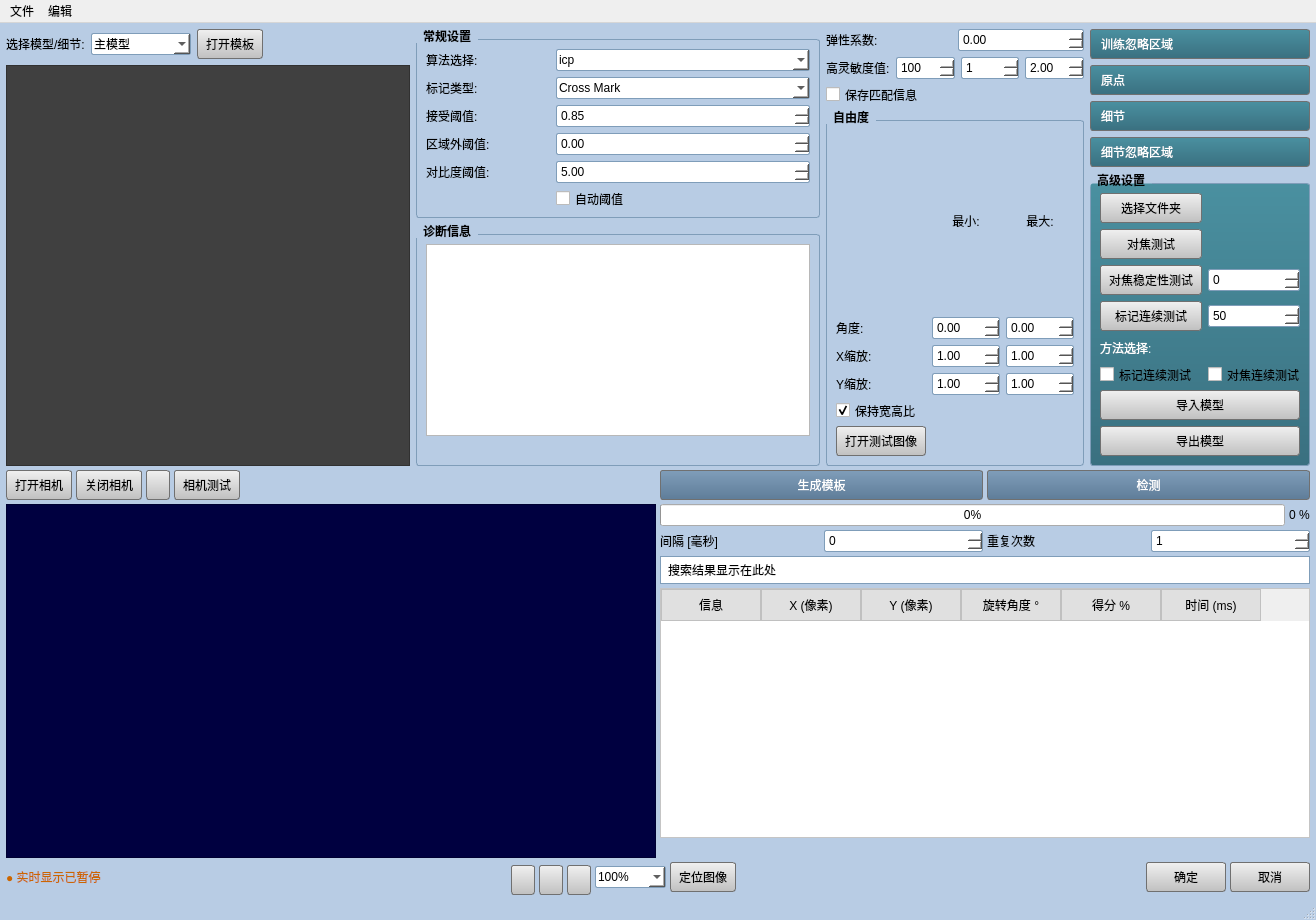
<?xml version="1.0" encoding="UTF-8"?>
<ui version="4.0">
 <class>MainWindow</class>
 <widget class="QMainWindow" name="MainWindow">
  <property name="geometry">
   <rect>
    <x>0</x>
    <y>0</y>
    <width>1316</width>
    <height>920</height>
   </rect>
  </property>
  <property name="windowTitle">
   <string>模板定位训练</string>
  </property>
  <property name="styleSheet">
   <string notr="true">QMainWindow {
    background-color: #b8cce4;
}
QGroupBox {
    background-color: #b8cce4;
    border: 1px solid #7f9db9;
    border-radius: 3px;
    margin-top: 10px;
    font-weight: bold;
}
QGroupBox::title {
    subcontrol-origin: margin;
    subcontrol-position: top left;
    padding: 0 5px;
    color: #000000;
}
QPushButton {
    background-color: qlineargradient(x1:0, y1:0, x2:0, y2:1, stop:0 #f0f0f0, stop:1 #c0c0c0);
    border: 1px solid #707070;
    border-radius: 3px;
    padding: 4px 8px;
    min-height: 20px;
}
QPushButton:hover {
    background-color: qlineargradient(x1:0, y1:0, x2:0, y2:1, stop:0 #e0e0e0, stop:1 #b0b0b0);
}
QPushButton:pressed {
    background-color: qlineargradient(x1:0, y1:0, x2:0, y2:1, stop:0 #c0c0c0, stop:1 #a0a0a0);
}
QPushButton#pushButton_5, QPushButton#pushButton_2 {
    background-color: qlineargradient(x1:0, y1:0, x2:0, y2:1, stop:0 #7f9db9, stop:1 #5f7d99);
    color: white;
}
QLineEdit, QSpinBox, QDoubleSpinBox, QComboBox {
    background-color: white;
    border: 1px solid #7f9db9;
    border-radius: 2px;
    padding: 2px;
}
QCheckBox {
    spacing: 5px;
}
QSlider::groove:horizontal {
    border: 1px solid #999999;
    height: 8px;
    background: #b8cce4;
    margin: 2px 0;
    border-radius: 4px;
}
QSlider::handle:horizontal {
    background: qlineargradient(x1:0, y1:0, x2:0, y2:1, stop:0 #5c8a8a, stop:1 #3a6a6a);
    border: 1px solid #3a6a6a;
    width: 14px;
    margin: -4px 0;
    border-radius: 7px;
}
QTableWidget {
    background-color: white;
    gridline-color: #c0c0c0;
}
QTableWidget::item {
    padding: 2px;
}
QHeaderView::section {
    background-color: #e0e0e0;
    border: 1px solid #c0c0c0;
    padding: 4px;
}
</string>
  </property>
  <widget class="QWidget" name="centralwidget">
   <layout class="QVBoxLayout" name="mainVerticalLayout">
    <property name="spacing">
     <number>4</number>
    </property>
    <property name="leftMargin">
     <number>6</number>
    </property>
    <property name="topMargin">
     <number>6</number>
    </property>
    <property name="rightMargin">
     <number>6</number>
    </property>
    <property name="bottomMargin">
     <number>6</number>
    </property>
    <item>
     <layout class="QHBoxLayout" name="topLayout">
      <property name="spacing">
       <number>6</number>
      </property>
      <item>
       <layout class="QVBoxLayout" name="leftPanelLayout">
        <item>
         <layout class="QHBoxLayout" name="modelSelectLayout">
          <item>
           <widget class="QLabel" name="label">
            <property name="text">
             <string>选择模型/细节:</string>
            </property>
           </widget>
          </item>
          <item>
           <widget class="QComboBox" name="comboBox_model">
            <property name="minimumSize">
             <size>
              <width>100</width>
              <height>0</height>
             </size>
            </property>
            <item>
             <property name="text">
              <string>主模型</string>
             </property>
            </item>
           </widget>
          </item>
          <item>
           <widget class="QPushButton" name="pushButton_3">
            <property name="text">
             <string>打开模板</string>
            </property>
           </widget>
          </item>
          <item>
           <spacer name="horizontalSpacer_model">
            <property name="orientation">
             <enum>Qt::Horizontal</enum>
            </property>
            <property name="sizeHint" stdset="0">
             <size>
              <width>40</width>
              <height>20</height>
             </size>
            </property>
           </spacer>
          </item>
         </layout>
        </item>
        <item>
         <widget class="SelectableGraphicsView" name="graphicsView">
          <property name="minimumSize">
           <size>
            <width>280</width>
            <height>280</height>
           </size>
          </property>
          <property name="styleSheet">
           <string notr="true">background-color: #404040;</string>
          </property>
         </widget>
        </item>
       </layout>
      </item>
      <item>
       <layout class="QVBoxLayout" name="centerPanelLayout">
        <item>
         <widget class="QGroupBox" name="groupBox">
          <property name="title">
           <string>常规设置</string>
          </property>
          <layout class="QGridLayout" name="gridLayout">
           <item row="2" column="1" colspan="2">
            <widget class="QDoubleSpinBox" name="spinBox_acceptThreshold">
             <property name="maximum">
              <double>1.000000000000000</double>
             </property>
             <property name="singleStep">
              <double>0.010000000000000</double>
             </property>
             <property name="value">
              <double>0.850000000000000</double>
             </property>
            </widget>
           </item>
           <item row="0" column="1" colspan="2">
            <widget class="QComboBox" name="comboBox_algorithm">
             <item>
              <property name="text">
               <string>icp</string>
              </property>
             </item>
             <item>
              <property name="text">
               <string>梯度法</string>
              </property>
             </item>
            </widget>
           </item>
           <item row="3" column="0">
            <widget class="QLabel" name="label_5">
             <property name="text">
              <string>区域外阈值:</string>
             </property>
            </widget>
           </item>
           <item row="4" column="0">
            <widget class="QLabel" name="label_6">
             <property name="text">
              <string>对比度阈值:</string>
             </property>
            </widget>
           </item>
           <item row="3" column="1" colspan="2">
            <widget class="QDoubleSpinBox" name="spinBox_outsideThreshold">
             <property name="maximum">
              <double>1.000000000000000</double>
             </property>
             <property name="value">
              <double>0.000000000000000</double>
             </property>
            </widget>
           </item>
           <item row="4" column="1" colspan="2">
            <widget class="QDoubleSpinBox" name="spinBox_contrastThreshold">
             <property name="maximum">
              <double>100.000000000000000</double>
             </property>
             <property name="value">
              <double>5.000000000000000</double>
             </property>
            </widget>
           </item>
           <item row="0" column="0">
            <widget class="QLabel" name="label_2">
             <property name="text">
              <string>算法选择:</string>
             </property>
            </widget>
           </item>
           <item row="1" column="0">
            <widget class="QLabel" name="label_3">
             <property name="text">
              <string>标记类型:</string>
             </property>
            </widget>
           </item>
           <item row="1" column="1" colspan="2">
            <widget class="QComboBox" name="comboBox_symmetry">
             <item>
              <property name="text">
               <string>Cross Mark</string>
              </property>
             </item>
             <item>
              <property name="text">
               <string>Bar-in-Bar</string>
              </property>
             </item>
             <item>
              <property name="text">
               <string>Box-in-Box </string>
              </property>
             </item>
             <item>
              <property name="text">
               <string>Frame-in-Frame</string>
              </property>
             </item>
             <item>
              <property name="text">
               <string>AIM</string>
              </property>
             </item>
            </widget>
           </item>
           <item row="2" column="0">
            <widget class="QLabel" name="label_4">
             <property name="text">
              <string>接受阈值:</string>
             </property>
            </widget>
           </item>
           <item row="5" column="1">
            <widget class="QCheckBox" name="checkBox_2">
             <property name="text">
              <string>自动阈值</string>
             </property>
            </widget>
           </item>
          </layout>
         </widget>
        </item>
        <item>
         <widget class="QGroupBox" name="groupBox_diagnostic">
          <property name="title">
           <string>诊断信息</string>
          </property>
          <layout class="QVBoxLayout" name="verticalLayout_diag">
           <item>
            <widget class="QListView" name="listView_log"/>
           </item>
           <item>
            <widget class="QLabel" name="listView_log0">
             <property name="styleSheet">
              <string notr="true">color: #0066cc;</string>
             </property>
             <property name="text">
              <string/>
             </property>
             <property name="wordWrap">
              <bool>true</bool>
             </property>
            </widget>
           </item>
          </layout>
         </widget>
        </item>
       </layout>
      </item>
      <item>
       <layout class="QVBoxLayout" name="middleCenterLayout">
        <item>
         <layout class="QHBoxLayout" name="elasticityLayout">
          <item>
           <widget class="QLabel" name="label_7">
            <property name="text">
             <string>弹性系数:</string>
            </property>
           </widget>
          </item>
          <item>
           <widget class="QDoubleSpinBox" name="spinBox_elasticity">
            <property name="value">
             <double>0.000000000000000</double>
            </property>
           </widget>
          </item>
         </layout>
        </item>
        <item>
         <layout class="QHBoxLayout" name="sensitivityLayout">
          <item>
           <widget class="QLabel" name="label_8">
            <property name="text">
             <string>高灵敏度值:</string>
            </property>
           </widget>
          </item>
          <item>
           <widget class="QSpinBox" name="lineEdit_6">
            <property name="maximum">
             <number>200</number>
            </property>
            <property name="value">
             <number>100</number>
            </property>
           </widget>
          </item>
          <item>
           <widget class="QSpinBox" name="lineEdit_5">
            <property name="maximum">
             <number>10</number>
            </property>
            <property name="value">
             <number>1</number>
            </property>
           </widget>
          </item>
          <item>
           <widget class="QDoubleSpinBox" name="spinBox_sensitivity">
            <property name="value">
             <double>2.000000000000000</double>
            </property>
           </widget>
          </item>
         </layout>
        </item>
        <item>
         <widget class="QCheckBox" name="checkBox_saveMatchInfo">
          <property name="text">
           <string>保存匹配信息</string>
          </property>
         </widget>
        </item>
        <item>
         <widget class="QGroupBox" name="groupBox_2">
          <property name="title">
           <string>自由度</string>
          </property>
          <layout class="QGridLayout" name="gridLayout_2">
           <item row="3" column="2">
            <widget class="QDoubleSpinBox" name="spinBox_scaleYHigh">
             <property name="minimum">
              <double>0.100000000000000</double>
             </property>
             <property name="maximum">
              <double>10.000000000000000</double>
             </property>
             <property name="singleStep">
              <double>0.100000000000000</double>
             </property>
             <property name="value">
              <double>1.000000000000000</double>
             </property>
            </widget>
           </item>
           <item row="0" column="2">
            <widget class="QLabel" name="label_10">
             <property name="text">
              <string>最大:</string>
             </property>
             <property name="alignment">
              <set>Qt::AlignCenter</set>
             </property>
            </widget>
           </item>
           <item row="4" column="0" colspan="3">
            <widget class="QCheckBox" name="checkBox_keepAspect">
             <property name="text">
              <string>保持宽高比</string>
             </property>
             <property name="checked">
              <bool>true</bool>
             </property>
            </widget>
           </item>
           <item row="1" column="2">
            <widget class="QDoubleSpinBox" name="spinBox_angleHigh">
             <property name="minimum">
              <double>-180.000000000000000</double>
             </property>
             <property name="maximum">
              <double>180.000000000000000</double>
             </property>
             <property name="value">
              <double>0.000000000000000</double>
             </property>
            </widget>
           </item>
           <item row="1" column="0">
            <widget class="QLabel" name="label_11">
             <property name="text">
              <string>角度:</string>
             </property>
            </widget>
           </item>
           <item row="2" column="0">
            <widget class="QLabel" name="label_12">
             <property name="text">
              <string>X缩放:</string>
             </property>
            </widget>
           </item>
           <item row="2" column="1">
            <widget class="QDoubleSpinBox" name="spinBox_scaleXLow">
             <property name="minimum">
              <double>0.100000000000000</double>
             </property>
             <property name="maximum">
              <double>10.000000000000000</double>
             </property>
             <property name="singleStep">
              <double>0.100000000000000</double>
             </property>
             <property name="value">
              <double>1.000000000000000</double>
             </property>
            </widget>
           </item>
           <item row="3" column="0">
            <widget class="QLabel" name="label_13">
             <property name="text">
              <string>Y缩放:</string>
             </property>
            </widget>
           </item>
           <item row="3" column="1">
            <widget class="QDoubleSpinBox" name="spinBox_scaleYLow">
             <property name="minimum">
              <double>0.100000000000000</double>
             </property>
             <property name="maximum">
              <double>10.000000000000000</double>
             </property>
             <property name="singleStep">
              <double>0.100000000000000</double>
             </property>
             <property name="value">
              <double>1.000000000000000</double>
             </property>
            </widget>
           </item>
           <item row="1" column="1">
            <widget class="QDoubleSpinBox" name="spinBox_angleLow">
             <property name="minimum">
              <double>-180.000000000000000</double>
             </property>
             <property name="maximum">
              <double>180.000000000000000</double>
             </property>
             <property name="value">
              <double>0.000000000000000</double>
             </property>
            </widget>
           </item>
           <item row="2" column="2">
            <widget class="QDoubleSpinBox" name="spinBox_scaleXHigh">
             <property name="minimum">
              <double>0.100000000000000</double>
             </property>
             <property name="maximum">
              <double>10.000000000000000</double>
             </property>
             <property name="singleStep">
              <double>0.100000000000000</double>
             </property>
             <property name="value">
              <double>1.000000000000000</double>
             </property>
            </widget>
           </item>
           <item row="0" column="1">
            <widget class="QLabel" name="label_9">
             <property name="text">
              <string>最小:</string>
             </property>
             <property name="alignment">
              <set>Qt::AlignCenter</set>
             </property>
            </widget>
           </item>
           <item row="5" column="0">
            <widget class="QPushButton" name="pushButton_8">
             <property name="text">
              <string>打开测试图像</string>
             </property>
             <property name="icon">
              <iconset theme="applications-graphics">
               <normaloff>.</normaloff>.</iconset>
             </property>
            </widget>
           </item>
          </layout>
         </widget>
        </item>
       </layout>
      </item>
      <item>
       <layout class="QVBoxLayout" name="grainLimitsLayout"/>
      </item>
      <item>
       <layout class="QVBoxLayout" name="rightPanelLayout">
        <item>
         <widget class="QPushButton" name="pushButton_trainDontCare">
          <property name="styleSheet">
           <string notr="true">background-color: qlineargradient(x1:0, y1:0, x2:0, y2:1, stop:0 #4a90a0, stop:1 #3a7080); color: white; text-align: left; padding-left: 10px;</string>
          </property>
          <property name="text">
           <string>训练忽略区域</string>
          </property>
         </widget>
        </item>
        <item>
         <widget class="QPushButton" name="pushButton_origin">
          <property name="styleSheet">
           <string notr="true">background-color: qlineargradient(x1:0, y1:0, x2:0, y2:1, stop:0 #4a90a0, stop:1 #3a7080); color: white; text-align: left; padding-left: 10px;</string>
          </property>
          <property name="text">
           <string>原点</string>
          </property>
         </widget>
        </item>
        <item>
         <widget class="QPushButton" name="pushButton_details">
          <property name="styleSheet">
           <string notr="true">background-color: qlineargradient(x1:0, y1:0, x2:0, y2:1, stop:0 #4a90a0, stop:1 #3a7080); color: white; text-align: left; padding-left: 10px;</string>
          </property>
          <property name="text">
           <string>细节</string>
          </property>
         </widget>
        </item>
        <item>
         <widget class="QPushButton" name="pushButton_detailsDontCare">
          <property name="styleSheet">
           <string notr="true">background-color: qlineargradient(x1:0, y1:0, x2:0, y2:1, stop:0 #4a90a0, stop:1 #3a7080); color: white; text-align: left; padding-left: 10px;</string>
          </property>
          <property name="text">
           <string>细节忽略区域</string>
          </property>
         </widget>
        </item>
        <item>
         <widget class="QGroupBox" name="groupBox_5">
          <property name="styleSheet">
           <string notr="true">QGroupBox { background-color: qlineargradient(x1:0, y1:0, x2:0, y2:1, stop:0 #4a90a0, stop:1 #3a7080); color: white; }
QGroupBox::title { color: black; }</string>
          </property>
          <property name="title">
           <string>高级设置</string>
          </property>
          <layout class="QGridLayout" name="gridLayout_5">
           <item row="3" column="0">
            <widget class="QPushButton" name="pushButton_11">
             <property name="text">
              <string>标记连续测试</string>
             </property>
            </widget>
           </item>
           <item row="5" column="0">
            <widget class="QCheckBox" name="checkBox">
             <property name="text">
              <string>标记连续测试</string>
             </property>
             <property name="checked">
              <bool>false</bool>
             </property>
            </widget>
           </item>
           <item row="2" column="1">
            <widget class="QSpinBox" name="lineEdit_11"/>
           </item>
           <item row="0" column="0">
            <widget class="QPushButton" name="pushButton_4">
             <property name="text">
              <string>选择文件夹</string>
             </property>
            </widget>
           </item>
           <item row="4" column="0">
            <widget class="QLabel" name="label_radius">
             <property name="styleSheet">
              <string notr="true">color: white;</string>
             </property>
             <property name="text">
              <string>方法选择:</string>
             </property>
            </widget>
           </item>
           <item row="2" column="0">
            <widget class="QPushButton" name="pushButton_10">
             <property name="text">
              <string>对焦稳定性测试</string>
             </property>
            </widget>
           </item>
           <item row="3" column="1">
            <widget class="QSpinBox" name="lineEdit_8">
             <property name="maximum">
              <number>200</number>
             </property>
             <property name="value">
              <number>50</number>
             </property>
            </widget>
           </item>
           <item row="1" column="0">
            <widget class="QPushButton" name="pushButton_9">
             <property name="text">
              <string>对焦测试</string>
             </property>
            </widget>
           </item>
           <item row="5" column="1">
            <widget class="QCheckBox" name="checkBox_3">
             <property name="text">
              <string>对焦连续测试</string>
             </property>
             <property name="checked">
              <bool>false</bool>
             </property>
            </widget>
           </item>
           <item row="6" column="0" colspan="2">
            <widget class="QPushButton" name="pushButton_14">
             <property name="text">
              <string>导入模型</string>
             </property>
            </widget>
           </item>
           <item row="7" column="0" colspan="2">
            <widget class="QPushButton" name="pushButton_15">
             <property name="text">
              <string>导出模型</string>
             </property>
            </widget>
           </item>
          </layout>
         </widget>
        </item>
       </layout>
      </item>
     </layout>
    </item>
    <item>
     <layout class="QHBoxLayout" name="bottomLayout">
      <item>
       <layout class="QVBoxLayout" name="bottomLeftLayout">
        <item>
         <layout class="QHBoxLayout" name="toolbarLayout">
          <item>
           <widget class="QPushButton" name="pushButton_tool1">
            <property name="text">
             <string>打开相机</string>
            </property>
           </widget>
          </item>
          <item>
           <widget class="QPushButton" name="pushButton_tool2">
            <property name="text">
             <string>关闭相机</string>
            </property>
           </widget>
          </item>
          <item>
           <widget class="QPushButton" name="pushButton_6">
            <property name="maximumSize">
             <size>
              <width>24</width>
              <height>30</height>
             </size>
            </property>
            <property name="text">
             <string/>
            </property>
            <property name="icon">
             <iconset theme="media-floppy">
              <normaloff>.</normaloff>.</iconset>
            </property>
           </widget>
          </item>
          <item>
           <widget class="QPushButton" name="pushButton_7">
            <property name="text">
             <string>相机测试</string>
            </property>
           </widget>
          </item>
          <item>
           <spacer name="horizontalSpacer_toolbar">
            <property name="orientation">
             <enum>Qt::Horizontal</enum>
            </property>
            <property name="sizeHint" stdset="0">
             <size>
              <width>40</width>
              <height>20</height>
             </size>
            </property>
           </spacer>
          </item>
         </layout>
        </item>
        <item>
         <widget class="SelectableGraphicsView" name="graphicsView_2">
          <property name="minimumSize">
           <size>
            <width>400</width>
            <height>300</height>
           </size>
          </property>
          <property name="styleSheet">
           <string notr="true">background-color: #000040;</string>
          </property>
         </widget>
        </item>
       </layout>
      </item>
      <item>
       <layout class="QVBoxLayout" name="bottomCenterLayout">
        <item>
         <layout class="QHBoxLayout" name="searchButtonLayout">
          <item>
           <widget class="QPushButton" name="pushButton_5">
            <property name="minimumSize">
             <size>
              <width>100</width>
              <height>30</height>
             </size>
            </property>
            <property name="text">
             <string>生成模板</string>
            </property>
           </widget>
          </item>
          <item>
           <widget class="QPushButton" name="pushButton_2">
            <property name="minimumSize">
             <size>
              <width>120</width>
              <height>30</height>
             </size>
            </property>
            <property name="text">
             <string>检测</string>
            </property>
           </widget>
          </item>
         </layout>
        </item>
        <item>
         <layout class="QHBoxLayout" name="progressLayout">
          <item>
           <widget class="QProgressBar" name="progressBar">
            <property name="value">
             <number>0</number>
            </property>
           </widget>
          </item>
          <item>
           <widget class="QLabel" name="label_percent">
            <property name="text">
             <string>0 %</string>
            </property>
           </widget>
          </item>
         </layout>
        </item>
        <item>
         <layout class="QHBoxLayout" name="intervalLayout">
          <item>
           <widget class="QLabel" name="label_interval">
            <property name="text">
             <string>间隔 [毫秒]</string>
            </property>
           </widget>
          </item>
          <item>
           <widget class="QSpinBox" name="lineEdit_3">
            <property name="maximum">
             <number>10000</number>
            </property>
            <property name="value">
             <number>0</number>
            </property>
           </widget>
          </item>
          <item>
           <widget class="QLabel" name="label_repeatings">
            <property name="text">
             <string>重复次数</string>
            </property>
           </widget>
          </item>
          <item>
           <widget class="QSpinBox" name="lineEdit_4">
            <property name="minimum">
             <number>1</number>
            </property>
            <property name="maximum">
             <number>1000</number>
            </property>
            <property name="value">
             <number>1</number>
            </property>
           </widget>
          </item>
         </layout>
        </item>
        <item>
         <widget class="QLabel" name="label_searchResult">
          <property name="styleSheet">
           <string notr="true">background-color: white; border: 1px solid #7f9db9; padding: 4px;</string>
          </property>
          <property name="text">
           <string>搜索结果显示在此处</string>
          </property>
         </widget>
        </item>
        <item>
         <widget class="QTableWidget" name="tableWidget_results">
          <property name="minimumSize">
           <size>
            <width>0</width>
            <height>150</height>
           </size>
          </property>
          <column>
           <property name="text">
            <string>信息</string>
           </property>
          </column>
          <column>
           <property name="text">
            <string>X (像素)</string>
           </property>
          </column>
          <column>
           <property name="text">
            <string>Y (像素)</string>
           </property>
          </column>
          <column>
           <property name="text">
            <string>旋转角度 °</string>
           </property>
          </column>
          <column>
           <property name="text">
            <string>得分 %</string>
           </property>
          </column>
          <column>
           <property name="text">
            <string>时间 (ms)</string>
           </property>
          </column>
         </widget>
        </item>
        <item>
         <layout class="QHBoxLayout" name="resultButtonLayout">
          <item>
           <spacer name="horizontalSpacer_result">
            <property name="orientation">
             <enum>Qt::Horizontal</enum>
            </property>
            <property name="sizeHint" stdset="0">
             <size>
              <width>40</width>
              <height>20</height>
             </size>
            </property>
           </spacer>
          </item>
         </layout>
        </item>
       </layout>
      </item>
     </layout>
    </item>
    <item>
     <layout class="QHBoxLayout" name="statusLayout">
      <item>
       <widget class="QLabel" name="label_liveDisplay">
        <property name="styleSheet">
         <string notr="true">color: #cc6600;</string>
        </property>
        <property name="text">
         <string>● 实时显示已暂停</string>
        </property>
       </widget>
      </item>
      <item>
       <spacer name="horizontalSpacer_status1">
        <property name="orientation">
         <enum>Qt::Horizontal</enum>
        </property>
        <property name="sizeHint" stdset="0">
         <size>
          <width>40</width>
          <height>20</height>
         </size>
        </property>
       </spacer>
      </item>
      <item>
       <widget class="QPushButton" name="pushButton_zoomIn">
        <property name="maximumSize">
         <size>
          <width>24</width>
          <height>24</height>
         </size>
        </property>
        <property name="text">
         <string/>
        </property>
        <property name="icon">
         <iconset theme="zoom-in">
          <normaloff>.</normaloff>.</iconset>
        </property>
       </widget>
      </item>
      <item>
       <widget class="QPushButton" name="pushButton_zoomOut">
        <property name="maximumSize">
         <size>
          <width>24</width>
          <height>24</height>
         </size>
        </property>
        <property name="text">
         <string/>
        </property>
        <property name="icon">
         <iconset theme="zoom-out">
          <normaloff>.</normaloff>.</iconset>
        </property>
       </widget>
      </item>
      <item>
       <widget class="QPushButton" name="pushButton_zoomFit">
        <property name="maximumSize">
         <size>
          <width>24</width>
          <height>24</height>
         </size>
        </property>
        <property name="text">
         <string/>
        </property>
        <property name="icon">
         <iconset theme="zoom-fit-best">
          <normaloff>.</normaloff>.</iconset>
        </property>
       </widget>
      </item>
      <item>
       <widget class="QComboBox" name="comboBox_zoom">
        <property name="minimumSize">
         <size>
          <width>70</width>
          <height>0</height>
         </size>
        </property>
        <item>
         <property name="text">
          <string>100%</string>
         </property>
        </item>
        <item>
         <property name="text">
          <string>50%</string>
         </property>
        </item>
        <item>
         <property name="text">
          <string>200%</string>
         </property>
        </item>
        <item>
         <property name="text">
          <string>适应窗口</string>
         </property>
        </item>
       </widget>
      </item>
      <item>
       <widget class="QPushButton" name="pushButton_pointImage">
        <property name="text">
         <string>定位图像</string>
        </property>
       </widget>
      </item>
      <item>
       <spacer name="horizontalSpacer_status2">
        <property name="orientation">
         <enum>Qt::Horizontal</enum>
        </property>
        <property name="sizeHint" stdset="0">
         <size>
          <width>40</width>
          <height>20</height>
         </size>
        </property>
       </spacer>
      </item>
      <item>
       <widget class="QPushButton" name="pushButton_12">
        <property name="minimumSize">
         <size>
          <width>80</width>
          <height>30</height>
         </size>
        </property>
        <property name="text">
         <string>确定</string>
        </property>
       </widget>
      </item>
      <item>
       <widget class="QPushButton" name="pushButton_13">
        <property name="minimumSize">
         <size>
          <width>80</width>
          <height>30</height>
         </size>
        </property>
        <property name="text">
         <string>取消</string>
        </property>
       </widget>
      </item>
     </layout>
    </item>
   </layout>
   <widget class="QListView" name="listView">
    <property name="geometry">
     <rect>
      <x>0</x>
      <y>0</y>
      <width>0</width>
      <height>0</height>
     </rect>
    </property>
    <property name="visible">
     <bool>false</bool>
    </property>
   </widget>
   <widget class="QLineEdit" name="lineEdit">
    <property name="geometry">
     <rect>
      <x>0</x>
      <y>0</y>
      <width>0</width>
      <height>0</height>
     </rect>
    </property>
    <property name="visible">
     <bool>false</bool>
    </property>
   </widget>
   <widget class="QLineEdit" name="lineEdit_2">
    <property name="geometry">
     <rect>
      <x>0</x>
      <y>0</y>
      <width>0</width>
      <height>0</height>
     </rect>
    </property>
    <property name="visible">
     <bool>false</bool>
    </property>
   </widget>
   <widget class="QLineEdit" name="lineEdit_9">
    <property name="geometry">
     <rect>
      <x>0</x>
      <y>0</y>
      <width>0</width>
      <height>0</height>
     </rect>
    </property>
    <property name="visible">
     <bool>false</bool>
    </property>
   </widget>
   <widget class="QLineEdit" name="lineEdit_10">
    <property name="geometry">
     <rect>
      <x>0</x>
      <y>0</y>
      <width>0</width>
      <height>0</height>
     </rect>
    </property>
    <property name="visible">
     <bool>false</bool>
    </property>
   </widget>
   <widget class="QLineEdit" name="lineEdit_12">
    <property name="geometry">
     <rect>
      <x>0</x>
      <y>0</y>
      <width>0</width>
      <height>0</height>
     </rect>
    </property>
    <property name="visible">
     <bool>false</bool>
    </property>
   </widget>
  </widget>
  <widget class="QMenuBar" name="menubar">
   <property name="geometry">
    <rect>
     <x>0</x>
     <y>0</y>
     <width>1316</width>
     <height>21</height>
    </rect>
   </property>
   <widget class="QMenu" name="menu">
    <property name="title">
     <string>文件</string>
    </property>
    <addaction name="separator"/>
    <addaction name="actionq"/>
    <addaction name="actionw"/>
   </widget>
   <widget class="QMenu" name="menu_2">
    <property name="title">
     <string>编辑</string>
    </property>
    <addaction name="actionf"/>
    <addaction name="actionf_2"/>
   </widget>
   <addaction name="menu"/>
   <addaction name="menu_2"/>
  </widget>
  <widget class="QStatusBar" name="statusbar"/>
  <action name="actionq">
   <property name="text">
    <string>新建</string>
   </property>
  </action>
  <action name="actionw">
   <property name="text">
    <string>打开</string>
   </property>
  </action>
  <action name="actionf">
   <property name="text">
    <string>复制</string>
   </property>
  </action>
  <action name="actionf_2">
   <property name="text">
    <string>粘贴</string>
   </property>
  </action>
 </widget>
 <customwidgets>
  <customwidget>
   <class>SelectableGraphicsView</class>
   <extends>QGraphicsView</extends>
   <header>selectablegraphicsview.h</header>
  </customwidget>
 </customwidgets>
 <resources/>
 <connections/>
</ui>
